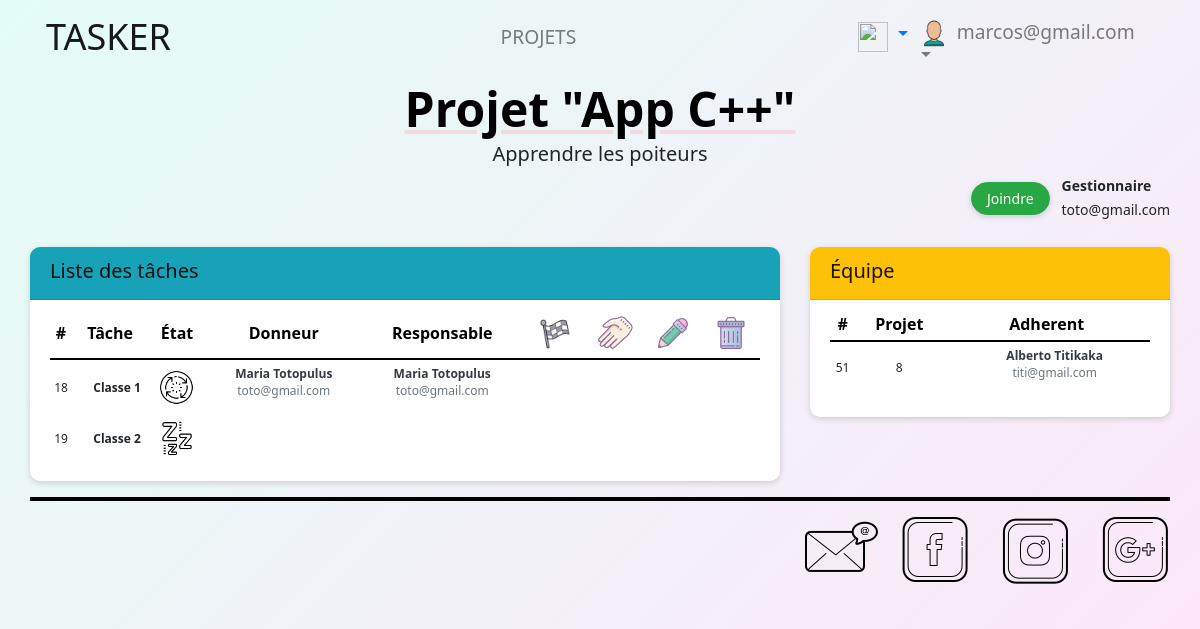
/?action=projet&&numeroProjet=8 (signed in), run on the app's committed database.
### tables this page shows
CREATE TABLE IF NOT EXISTS `projet` (
`NUM_PROJET` int(100) NOT NULL,
  `NOM_PROJET` varchar(30) NOT NULL,
  `DESCRIPTION` varchar(250) NOT NULL,
  `COURRIEL` varchar(30) NOT NULL
);

CREATE TABLE IF NOT EXISTS `taches` (
`NUM_TACHES` int(100) NOT NULL,
  `NUM_PROJET` int(100) NOT NULL,
  `NOM_TACHES` varchar(50) NOT NULL,
  `ETAT` varchar(20) NOT NULL,
  `COURRIEL` varchar(50) DEFAULT NULL,
  `DONNEUR` varchar(50) DEFAULT NULL
);

CREATE TABLE IF NOT EXISTS `membre` (
  `COURRIEL` varchar(50) NOT NULL,
  `NOM` varchar(50) NOT NULL,
  `PRENOM` varchar(50) NOT NULL,
  `MOT_DE_PASSE` varchar(50) NOT NULL
);

CREATE TABLE IF NOT EXISTS `adhesion` (
`NUM_ADHESION` int(100) NOT NULL,
  `NUM_PROJET` int(100) NOT NULL,
  `COURRIEL` varchar(50) NOT NULL
);

### vues/projet.php (the view, shortened to what the rows shown need)
<?php
	require_once('./modele/classes/Projet.class.php');
	require_once('./modele/ProjetDAO.class.php');
	require_once('./modele/classes/Taches.class.php');
	require_once('./modele/classes/ListeTaches.class.php');
	require_once('./modele/TacheDAO.class.php');
	require_once('./modele/classes/Adhesion.class.php');
	require_once('./modele/classes/ListeAdherentProjet.class.php');
	require_once('./modele/AdhesionDAO.class.php');
	if (ISSET($_REQUEST['numeroProjet'])){
		$numProjet = $_REQUEST['numeroProjet'];
	}
	 else {
		$numProjet = $_SESSION['numeroProjet'];
	 }
	$daoAd = new AdhesionDAO();
	$courrielConnected = $_SESSION['connected'];
	$dao = new ProjetDAO();
	$p = $dao->find($numProjet);
		echo '<div class="sectionTitle mb-3">Projet  "'.$p->getNomProjet().'"</div>';
		echo '<div class="lead d-flex justify-content-center mb-2" style="margin-left: 20%; margin-right: 20%;" >'.$p->getDescription().'</div>
				<div class="d-flex justify-content-end mb-0">
					';
					if ($courrielConnected != $p->getCourriel() && $daoAd->ifFindMyAdherent($numProjet, $courrielConnected) != true)
						{  echo '
						<div class="pt-2 pb-2 ml-2 mr-2">
							<form  method="post" action="?action=creerInvitationRec">
								<input type="hidden" name="numeroProjet" value="'.$p->getNumProjet().'">
								<input type="hidden" name="membreAInviter" value="'.$courrielConnected.'">
								<input  type="submit" value="Joindre"
									class="btn btn-success btn-sm rounded" style="padding: 5px 15px; " >
							</form>
						</div>
					';}
					echo '
					<div class="p-0  ml-1">
						<strong>Gestionnaire</strong><br/>
						'.$p->getCourriel().'
					</div>
					';
					echo '
				</div>
		<div class="row">
';
echo
	 '
	<div class="col-12 col-sm-12 col-md-12 col-lg-7 col-xl-8">
		<div class="card mb-3">
			<div class="card-header bg-info pb-1" >
				<h4 class="card-title  ">Liste des tâches</h4>
			</div>
			<div id="tacheCardBody" class="card-body">
				<table id="tableTache">
					<thead>
						<tr>
						<center>
						  <th>#</th>
						  <th>Tâche</th>
						  <th>État</th>
						  <th>Donneur</th>
						  <th>Responsable</th>
						  <th><img style="height: 40px;"
									  src=\'./img/icons8-finish-flag-filled-64.png\'
									  onmouseover="this.src=\'./img/icons8-finish-flag-64.png\'"
									  onmouseout="this.src=\'./img/icons8-finish-flag-filled-64.png\'">
							</th>
						  <th>
							<img style="width: 36px;"
									  src=\'./img/icons8-helping-hand-filled-64.png\'
									  onmouseover="this.src=\'./img/icons8-helping-hand-64.png\'"
									  onmouseout="this.src=\'./img/icons8-helping-hand-filled-64.png\'">
						  </th>
						  <th>
							<img style="width: 36px;"
									  src=\'./img/icons8-pencil-filled-64.png\'
									  onmouseover="this.src=\'./img/icons8-pencil-64.png\'"
									  onmouseout="this.src=\'./img/icons8-pencil-filled-64.png\'">
						  </th>
						  <th>
							<img style="width: 36px;"
									  src=\'./img/icons8-remove-filled-64.png\'
									  onmouseover="this.src=\'./img/icons8-remove-64.png\'"
									  onmouseout="this.src=\'./img/icons8-remove-filled-64.png\'">
						  </th>
						</center>
						</tr>
					</thead>
					';
		$dao = new TacheDAO();
			 $liste = $dao->findMyTaches($numProjet);
			 while ($liste->next())
			{
				$t = $liste->getCurrent();
				if ($t!=null)
				{
					echo '
						<tr align="center" >
							<td class="pt-0 mt-0">'.$t->getNumTaches().'</td>
							<td align="left" style="padding-left: 3%; " class="pt-0 mt-0">
								<strong>'.$t->getNomTaches().'</strong>
							</td>
							<td class="pt-0 mt-0">'
							;
							if ($t->getEtat() == "en cours" )
							{  echo '
								  <img style="width: 36px;" title="Tâche en cours"
								  src=\'./img/icons8-process-64.png\'
								  onmouseover="this.src=\'./img/icons8-process-filled-64.png\'"
								  onmouseout="this.src=\'./img/icons8-process-64.png\'">
							';}
							if ($t->getEtat() == "non demarree")
							{  echo '
								  <img style="width: 36px;" title="Tâche non demarrée"
								  src=\'./img/icons8-sleep-64.png\'
								  onmouseover="this.src=\'./img/icons8-sleep-filled-64.png\'"
								  onmouseout="this.src=\'./img/icons8-sleep-64.png\'">
							';}  echo'
							</td>
							<td>
							';
								$daoMembre = new MembreDAO();
								if ($daoMembre->find($t->getCourriel())){
								$memT = $daoMembre->find($t->getCourriel());
							echo ' <p class="text-secondary"><span class="text-dark">
										<strong>'.$memT->getPrenom().' '.$memT->getNom().'</strong></span><br/> '.$t->getCourriel().'
									<p>' ;
								} echo '
							</td>
								<td>
							';
								$daoMembre = new MembreDAO();
								if ($daoMembre->find($t->getCourriel())){
								$memT = $daoMembre->find($t->getCourriel());
							echo ' <p class="text-secondary"><span class="text-dark">
										<strong>'.$memT->getPrenom().' '.$memT->getNom().'</strong></span><br/> '.$t->getCourriel().'
									<p>' ;
								} echo '
							</td>
							<td>
								';
								if (($t->getCourriel() == $courrielConnected || $daoAd->ifFindMyAdherent($numProjet, $courrielConnected) == true)
									&& $t->getEtat() != "terminee")
							{
							echo '
							<form method="post" action="?action=terminerTache">
								<input type="hidden" name="numeroTache" value="'.$t->getNumTaches().'">
								<input type="hidden" name="courrielConnected" value="'.$courrielConnected.'">
								<input type="hidden" name="numeroProjet" value="'.$p->getNumProjet().'">
								<input  type="image" width="50" title="Terminer Tâche"
								  src=\'./img/icons8-finish-flag-64.png\'
								  onmouseover="this.src=\'./img/icons8-finish-flag-filled-64.png\'"
								  onmouseout="this.src=\'./img/icons8-finish-flag-64.png\'">
							</form>
							';} echo'
							<td>'
							;
							if (($courrielConnected == $t->getCourriel() && $t->getEtat() != "terminee" )
								||  ($courrielConnected == $p->getCourriel() && $t->getEtat() == "en cours"))
							{  echo '
								<form method="post" action="?action=laisserTache">
									<input type="hidden" name="numeroTache" value="'.$t->getNumTaches().'">
									<input type="hidden" name="numeroProjet" value="'.$p->getNumProjet().'">
									<input  type="image" width="36" title="Laisser Tâche"
									  src=\'./img/icons8-disclaimer-64.png\'
									  onmouseover="this.src=\'./img/icons8-disclaimer-filled-64.png\'"
									  onmouseout="this.src=\'./img/icons8-disclaimer-64.png\'">
								</form>
							';} echo'
							</td>
							<td>
								';
								if ($courrielConnected == $p->getCourriel())
								{
								echo '
									<input
										data-target="#updateTache'.$t->getNumTaches().'"
										data-toggle="modal"
										type="image" width="36" title="Modifier"
										src=\'./img/icons8-pencil-64.png\'
										onmouseover="this.src=\'./img/icons8-pencil-filled-64.png\'"
										onmouseout="this.src=\'./img/icons8-pencil-64.png\'">
								 <form method="post" action="?action=updateTache">
									<div class="modal fade"	id="updateTache'.$t->getNumTaches().'"
											tabindex="-1" role="dialog"	aria-labelledby="updateTache" aria-hidden="true">
										<div class="modal-dialog" role="document">
											<div class="modal-content">
												<div class="modal-header">
												<h5 class="modal-title" id="updateTache" >Modifier Tâche</h5>
												<button type="button" class="close" data-dismiss="modal" aria-label="Close">
												  <span aria-hidden="true">&times;</span>
												</button>
											    </div>
											    <div class="modal-body">
													<input  type="hidden" name="numeroProjet" value="'.$numProjet.'">
													<input  type="hidden" name="numeroTacheUpdate" value="'.$t->getNumTaches().'">
													<br/>
													<label  style="float: left; margin-bottom: 0px;" for="nomTacheUpdate"><h6>Nom de la Tâche</h6></label>
													<textarea  name="nomTacheUpdate" class="form-control" rows="1">'.$t->getNomTaches().'</textarea>
													<br/><br/>
													<label style="float: left; margin-bottom: 0px;" for="courrielUpdate"><h6>Responsable</h6></label>
													<select name="courrielUpdate" class="form-control">
														';
														$listeAdh = $daoAd->findMyAdherent($numProjet);
															 while ($listeAdh->next())
															{
																$a = $listeAdh->getCurrent();
																if ($a!=null)
																{
																	echo '<option value="'.$a->getCourriel().'">'.$a->getCourriel().' </option> ' ;
																}
															}
															echo
														'
													</select>
											    </div>
											    <div class="modal-footer">
												<button type="button" class="btn btn-secondary" data-dismiss="modal">Annuler</button>
												<input
													type="submit"
													value=" &nbsp Mettre à jour Tâche &nbsp"
													class="btn btn-primary btn-sm"
													style="padding: 7px 15px; margin: 10px 0; " >
												</form>
											    </div>
											</div>
										</div>
									</div>
							';} echo'
							</td>
							<td>
							';
							if ($courrielConnected == $p->getCourriel())
							{  echo '
								<form method="post" action="?action=suppTache">
									<input type="hidden" name="numeroTache" value="'.$t->getNumTaches().'">
									<input type="hidden" name="numeroProjet" value="'.$p->getNumProjet().'">
									<input  type="image" width="36" title="Supprimer"
									  src=\'./img/icons8-remove-64.png\'
									  onmouseover="this.src=\'./img/icons8-remove-filled-64.png\'"
									  onmouseout="this.src=\'./img/icons8-remove-64.png\'">
								</form>
							';}	echo'
							</td>
						</tr>
						';
				}
			}
			echo '
			</table>
			</div>
		</div>
	</div>
			 ';
			 echo
'
	<div class="col-12 col-sm-12 col-md-12 col-lg-5  col-xl-4">
		<div class="card mb-3">
			<div class="card-header bg-warning pb-1" >
				<h4 class="card-title">Équipe</h4>
			</div>
			<div class="card-body">
				<table id="tableTache">
					<thead>
						<tr>
							<center>
							  <th>#</th>
							  <th>Projet</th>
							  <th>Adherent</th>
							  <th>
							  </th>
							</center>
						</tr>
					</thead>
					';
			$listeAdh = $daoAd->findMyAdherent($numProjet);
	while ($listeAdh->next())
		{
			$a = $listeAdh->getCurrent();
			if ($a!=null)
			{
				echo '
					<tr align="center">
						<td class="pt-0 mt-0">'.$a->getNumAdhesion().'</td>
						<td class="pt-0 mt-0">'.$a->getNumProjet().'</td>
						<td align="center" class="pl-3 pb-0">
							';
							$daoMembre = new MembreDAO();
							$memAd = $daoMembre->find($a->getCourriel());
							echo ' 	<p class="text-secondary"><span class="text-dark">
										<strong>'.$memAd->getPrenom().' '.$memAd->getNom().'</strong></span><br/> '.$a->getCourriel().'
									<p>' ;
									echo '
						</td>
					<td>
					';
						echo'
							</td>
							</tr>
						';
			}
		}
				echo '
				</table>
				</div>
			</div>
		</div>
</div>
';
?>

### data on the page
projet: NOM_PROJET "App C++", DESCRIPTION "Apprendre les poiteurs", COURRIEL "toto@gmail.com"
taches: NUM_TACHES "18", NOM_TACHES "Classe 1", membre.PRENOM "Maria", membre.NOM "Totopulus", COURRIEL "toto@gmail.com"
taches: NUM_TACHES "19", NOM_TACHES "Classe 2"
adhesion: NUM_ADHESION "51", NUM_PROJET "8", COURRIEL.PRENOM "Alberto", COURRIEL.NOM "Titikaka", COURRIEL "titi@gmail.com"

### other printed values
$_SESSION["connected"] "marcos@gmail.com"
